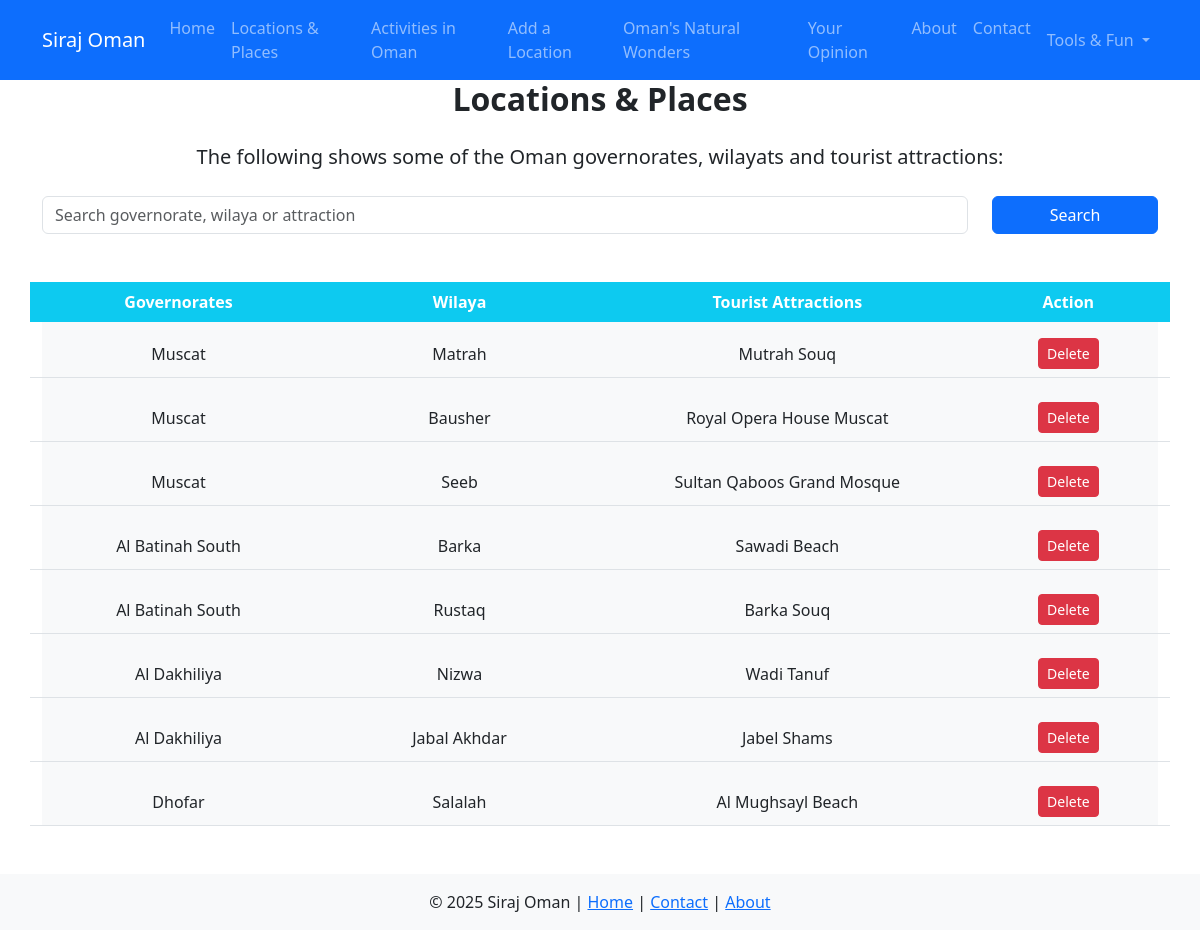
Page /page1.php on the committed database.
### tables this page shows
CREATE TABLE locations (
    id INT AUTO_INCREMENT PRIMARY KEY,
    governorate VARCHAR(100) NOT NULL,
    wilaya VARCHAR(100),
    attraction VARCHAR(100) NOT NULL
);

### page1.php (the view, shortened to what this page needs)
<?php
require_once 'db_config.php';
$conn = new mysqli($servername, $username, $password, $dbname);
$search_term = '';
$locations = [];
$sql = "SELECT id, governorate, wilaya, attraction FROM locations";
if (isset($_GET['search']) && !empty($_GET['search'])) {
    $search_term = $_GET['search'];
    $sql .= " WHERE governorate LIKE ? OR wilaya LIKE ? OR attraction LIKE ?";
    $stmt = $conn->prepare($sql);
    $search_param = "%" . $search_term . "%";
    $stmt->bind_param("sss", $search_param, $search_param, $search_param);
} else {
    $stmt = $conn->prepare($sql);
}
$stmt->execute();
$result = $stmt->get_result();
if ($result->num_rows > 0) {
    while($row = $result->fetch_assoc()) {
        $locations[] = $row;
    }
}
?>
<!DOCTYPE html>
<html lang="en">
<head>
  <link href="https://cdn.jsdelivr.net/npm/bootstrap@5.3.8/dist/css/bootstrap.min.css" rel="stylesheet">
</head>
<body>
<nav class="navbar navbar-expand-lg navbar-dark bg-primary">
    <div class="container">
        <a class="navbar-brand" href="index.html">Siraj Oman</a>
        <div class="collapse navbar-collapse" id="mainNavbar">
        <ul class="navbar-nav me-auto mb-2 mb-lg-0">
            <li class="nav-item"><a class="nav-link" href="index.html">Home</a></li>
            <li class="nav-item"><a class="nav-link" href="page1.php">Locations & Places</a></li>
            <li class="nav-item"><a class="nav-link" href="page2.php">Activities in Oman</a></li>
            <li class="nav-item"><a class="nav-link" href="page3.html">Add a Location</a></li>
            <li class="nav-item"><a class="nav-link" href="page4.html">Oman's Natural Wonders</a></li>
            <li class="nav-item"><a class="nav-link" href="page5.html">Your Opinion</a></li>
            <li class="nav-item"><a class="nav-link" href="about.html">About</a></li>
            <li class="nav-item"><a class="nav-link" href="contact.php">Contact</a></li>
        </ul>
        <ul class="navbar-nav">
            <li class="nav-item dropdown">
            <a class="nav-link dropdown-toggle" href="#" id="toolsDropdown" role="button" data-bs-toggle="dropdown" aria-expanded="false">
                Tools & Fun
            </a>
            </li>
        </ul>
        </div>
    </div>
    </nav>
  <div class="container mb-5">
    <h2 class="text-center mb-4 fw-bold">Locations & Places</h2>
    <p class="text-center mb-4 fs-5"> The following shows some of the Oman governorates, wilayats and tourist attractions:</p>
    <form action="page1.php" method="get" class="row mb-5">
        <div class="col-md-10">
            <input type="text" name="search" class="form-control" placeholder="Search governorate, wilaya or attraction" value="<?= htmlspecialchars($search_term) ?>">
        </div>
        <div class="col-md-2">
            <button type="submit" class="btn btn-primary w-100">Search</button>
        </div>
    </form>
    <div class="bg-light mt-4">
        <div class="row bg-info text-white text-center mb-2 fw-bold p-2">
            <div class="col-md-3">Governorates</div>
            <div class="col-md-3">Wilaya</div>
            <div class="col-md-4">Tourist Attractions</div>
            <div class="col-md-2">Action</div>
        </div>
        <div id="locationsContainer">
            <?php if (empty($locations)): ?>
                <div class="row text-center mb-3"><div class="col">No locations found.</div></div>
            <?php else: ?>
                <?php foreach ($locations as $loc): ?>
                <div class="row text-center mb-3 border-bottom align-items-center p-2">
                    <div class="col-md-3"><?= htmlspecialchars($loc['governorate']) ?></div>
                    <div class="col-md-3"><?= htmlspecialchars($loc['wilaya']) ?></div>
                    <div class="col-md-4"><?= htmlspecialchars($loc['attraction']) ?></div>
                    <div class="col-md-2">
                        <form action="page1.php" method="post" onsubmit="return confirm('Are you sure you want to delete this location?');">
                            <button type="submit" class="btn btn-sm btn-danger">Delete</button>
                        </form>
                    </div>
                </div>
                <?php endforeach; ?>
            <?php endif; ?>
        </div>
    </div>
</div>
  <footer class="bg-light text-center py-3 mt-4">
    <p class="mb-0">&copy; 2025 Siraj Oman |
      <a href="index.html" class="text-primary">Home</a> |
      <a href="contact.php" class="text-primary">Contact</a> |
      <a href="about.html" class="text-primary">About</a>
    </p>
  </footer>
</body>
</html>

### rows in the picture
locations: governorate "Muscat", wilaya "Matrah", attraction "Mutrah Souq"
locations: governorate "Muscat", wilaya "Bausher", attraction "Royal Opera House Muscat"
locations: governorate "Muscat", wilaya "Seeb", attraction "Sultan Qaboos Grand Mosque"
locations: governorate "Al Batinah South", wilaya "Barka", attraction "Sawadi Beach"
locations: governorate "Al Batinah South", wilaya "Rustaq", attraction "Barka Souq"
locations: governorate "Al Dakhiliya", wilaya "Nizwa", attraction "Wadi Tanuf"
locations: governorate "Al Dakhiliya", wilaya "Jabal Akhdar", attraction "Jabel Shams"
locations: governorate "Dhofar", wilaya "Salalah", attraction "Al Mughsayl Beach"
